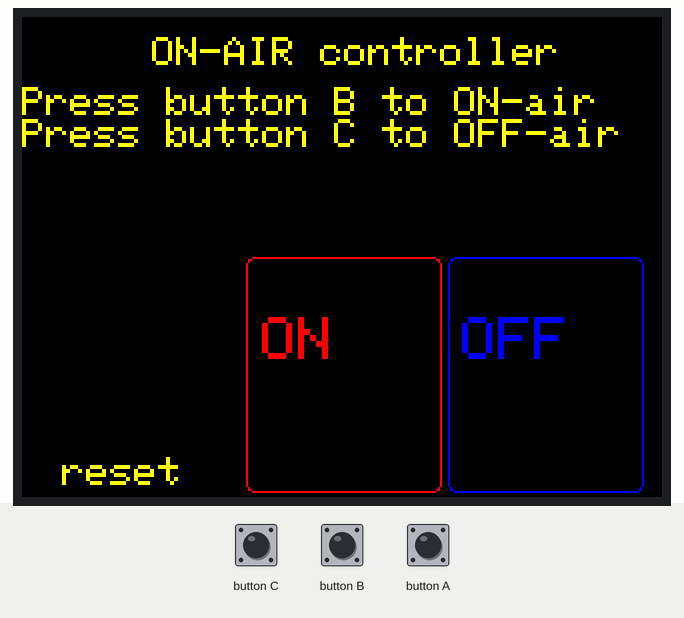
A sketch run on a simulated ESP32. Parts: 320×240 colour display. The test bench sets the inputs (shaded band). WiFi joins after 1.5 s; servers stay silent unless stated; web services answer with replies made up by the test bench.

Above: at 8.0 s.
8.1 s: button C pressed for 0.15 s
At 9.5 s:
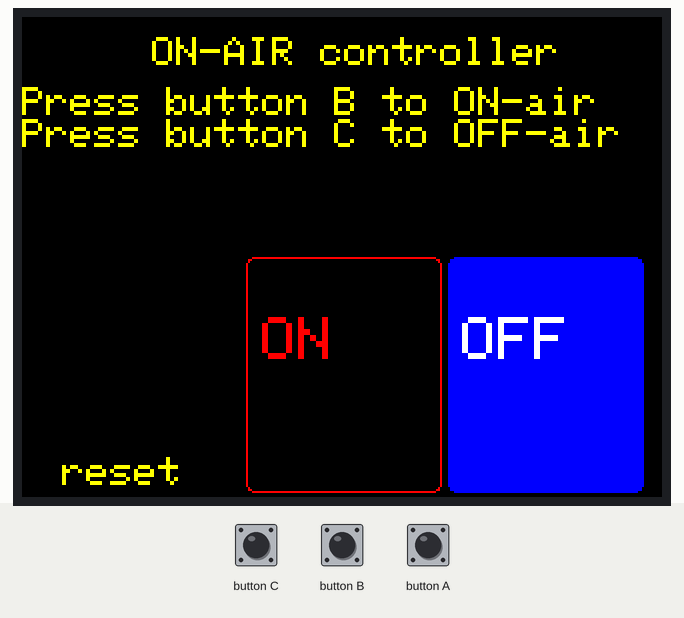
10.1 s: button B pressed for 0.15 s
At 11.0 s:
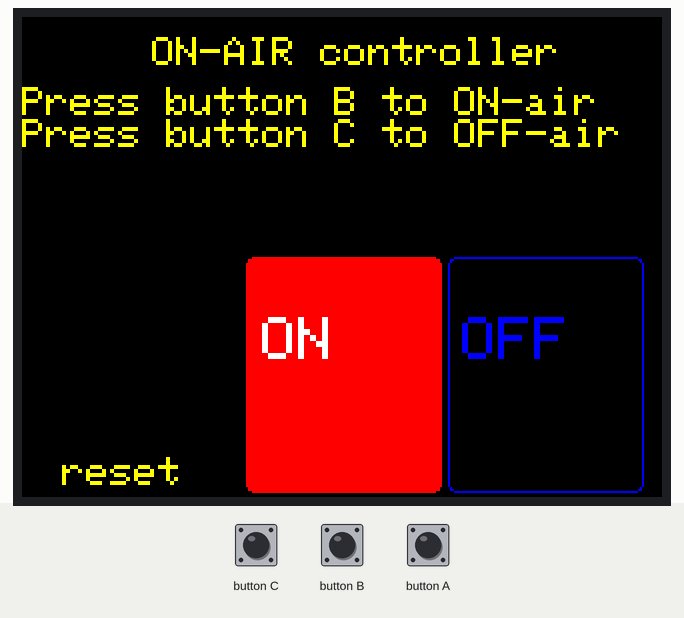
12.1 s: button C pressed for 1 s
At 13.8 s:
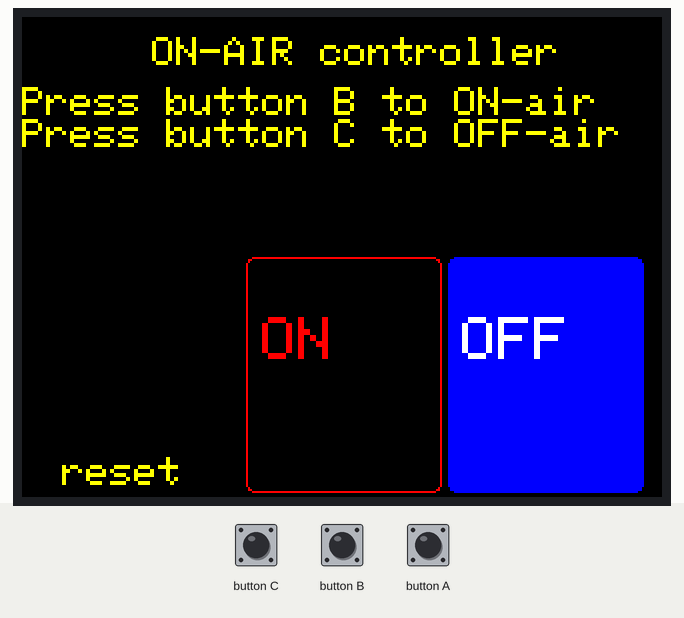
14.9 s: button B pressed for 1 s
At 17.2 s:
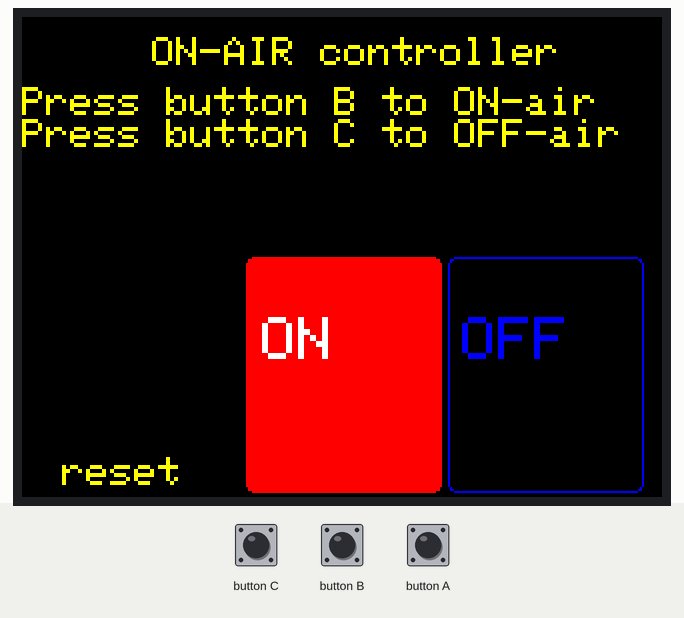
Timing chart, 0 to 18.7 s (numbered marks = the images above; inputs shaded):
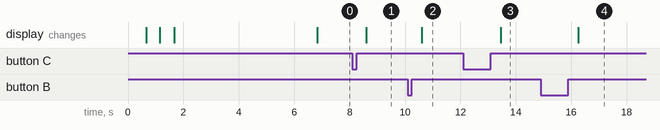

The sketch:

on-air.ino
```cpp
/*
    Name:       ON-AIR light controller
    Created:    2020/05/06
    Author:     watahari
*/

#include <M5Stack.h>
#include <WiFi.h>

const char* ssid        = "XXXX"; // your network SSID (name of wifi network)
const char* password    = "XXXX"; // your network password
const char* webhook_key = "XXXX"; // your IFTTT webhook key
const bool  debug       = false;  // display debug mode

// The setup() function runs once each time the micro-controller starts
void setup() {
  // init lcd, serial, but don't init sd card
  M5.begin();

  /*
    Power chip connected to gpio21, gpio22, I2C device
    Set battery charging voltage and current
    If used battery, please call this function in your project
  */
  M5.Power.begin();

  // Setup Wi-Fi
  wifi_setup();

  display("default");
}

// Add the main program code into the continuous loop() function
void loop() {
  // update button state
  M5.update();

  // M5.BtnA.wasPressed() conflicts with WiFi?
  // https://github.com/m5stack/M5Stack/issues/52
  // https://github.com/espressif/arduino-esp32/issues/1334

  if (M5.BtnB.wasReleased()) {
    M5.Lcd.setTextColor(RED);
    post_ifttt("on_air");
    if (debug) {
      M5.Lcd.println(">> ON-air <<");
    } else {
      display("on");
    }
  } else if (M5.BtnC.wasReleased()) {
    M5.Lcd.setTextColor(BLUE);
    post_ifttt("off_air");
    if (debug) {
      M5.Lcd.println(">> Off-air <<");
    } else {
      display("off");
    }
  } else if (M5.BtnA.wasReleasefor(700)) {
    display("default");
  }
}


void post_ifttt(String event) {
  const char* host = "maker.ifttt.com";
  String url1 = "/trigger/";
  String url2 = "/with/key/";
  String url = url1 + event + url2 + webhook_key;
  if (debug) {
    M5.Lcd.print("Requesting URL:");
    M5.Lcd.println(url);
  }

  WiFiClient client;
  const int httpPort = 80;
  if (!client.connect(host, httpPort)) {
      Serial.println("connection failed");
      return;
  }
  client.print(String("POST ") + url + " HTTP/1.1\r\n" +
               "Host: " + host + "\r\n" +
               "Connection: close\r\n\r\n");
  unsigned long timeout = millis();
  while (client.available() == 0) {
      if (millis() - timeout > 5000) {
          Serial.println(">>> Client Timeout !");
          client.stop();
          return;
      }
  }
}

void display(String mode) {
  if (mode == "default") {
    M5.Lcd.clear(BLACK);
  }
  if (!debug) {
    M5.Lcd.clear(BLACK);
    if (mode == "default") {
      M5.Lcd.drawRoundRect(112,120,98,118,4,RED);
      M5.Lcd.setTextColor(RED);
      M5.Lcd.setTextSize(3);
      M5.Lcd.setCursor(120, 150);
      M5.Lcd.println("ON");
      M5.Lcd.drawRoundRect(213,120,98,118,4,BLUE);
      M5.Lcd.setTextColor(BLUE);
      M5.Lcd.setTextSize(3);
      M5.Lcd.setCursor(220, 150);
      M5.Lcd.println("OFF");
    } else if (mode == "on") {
      M5.Lcd.fillRoundRect(112,120,98,118,4,RED);
      M5.Lcd.setTextColor(WHITE);
      M5.Lcd.setTextSize(3);
      M5.Lcd.setCursor(120, 150);
      M5.Lcd.println("ON");
      M5.Lcd.drawRoundRect(213,120,98,118,4,BLUE);
      M5.Lcd.setTextColor(BLUE);
      M5.Lcd.setTextSize(3);
      M5.Lcd.setCursor(220, 150);
      M5.Lcd.println("OFF");
    } else if (mode == "off") {
      M5.Lcd.drawRoundRect(112,120,98,118,4,RED);
      M5.Lcd.setTextColor(RED);
      M5.Lcd.setTextSize(3);
      M5.Lcd.setCursor(120, 150);
      M5.Lcd.println("ON");
      M5.Lcd.fillRoundRect(213,120,98,118,4,BLUE);
      M5.Lcd.setTextColor(WHITE);
      M5.Lcd.setTextSize(3);
      M5.Lcd.setCursor(220, 150);
      M5.Lcd.println("OFF");
    }
  }
  M5.Lcd.setTextColor(YELLOW);
  M5.Lcd.setTextSize(2);
  M5.Lcd.setCursor(65, 10);
  M5.Lcd.println("ON-AIR controller");
  M5.Lcd.setCursor(0, 35);
  M5.Lcd.println("Press button B to ON-air");
  M5.Lcd.println("Press button C to OFF-air");
  if (!debug) {
    M5.Lcd.setCursor(20,220);
    M5.Lcd.println("reset");
  }
}

void wifi_setup(){
  M5.Lcd.setTextSize(2);

  WiFi.begin(ssid, password);
  while (WiFi.status() != WL_CONNECTED) {
    delay(500);
    M5.Lcd.print(".");
  }
  M5.Lcd.print("\r\nWiFi connected\r\nIP address: ");
  M5.Lcd.println(WiFi.localIP());

  delay(5000);
}
```

Measured:
- after the input at 8.1 s, the display: changes after 0.51 s (image 1)
- after the input at 10.1 s, the display: changes after 0.51 s (image 2)
- after the input at 12.1 s, the display: changes after 1.4 s (image 3)
- after the input at 14.9 s, the display: changes after 1.4 s (image 4)
